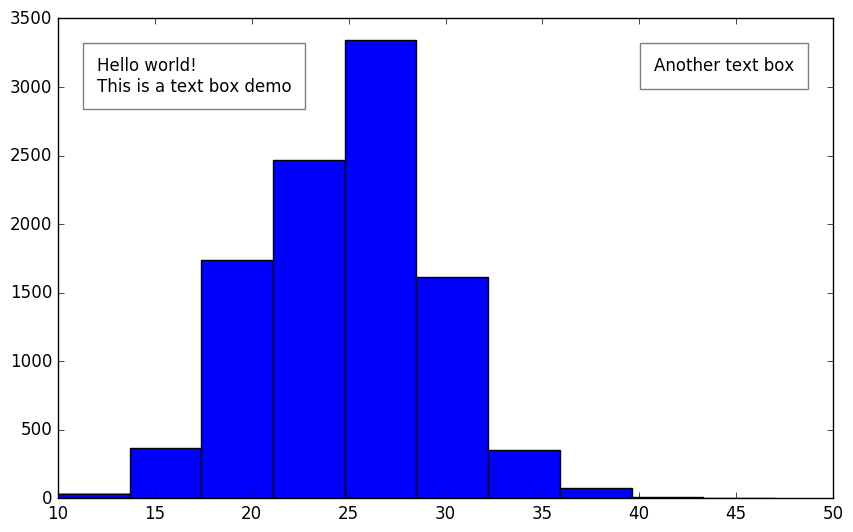

The script that saved this image:
#!/usr/bin/env python3
# -*- coding: utf-8 -*-

# Copyright (c) 2016,2017 Jérémie DECOCK (http://www.jdhp.org)

"""
Add a text box
"""

import matplotlib.pyplot as plt
import numpy as np

fig, ax1 = plt.subplots(nrows=1, ncols=1, figsize=(10, 6))

data = np.random.binomial(n=100, p=0.25, size=10000)
ax1.hist(data)

# Info box
ax1.text(0.05, 0.92,
         "Hello world!\nThis is a text box demo",
         verticalalignment = 'top',
         horizontalalignment = 'left',
         transform = ax1.transAxes,
         bbox={'facecolor': 'white', 'alpha': 0.5, 'pad': 10})

# Info box
ax1.text(0.95, 0.92,
         "Another text box",
         verticalalignment = 'top',
         horizontalalignment = 'right',
         transform = ax1.transAxes,
         bbox={'facecolor': 'white', 'alpha': 0.5, 'pad': 10})

# Save file and plot ########

plt.savefig("text_box.png", bbox_inches='tight')
plt.show()
